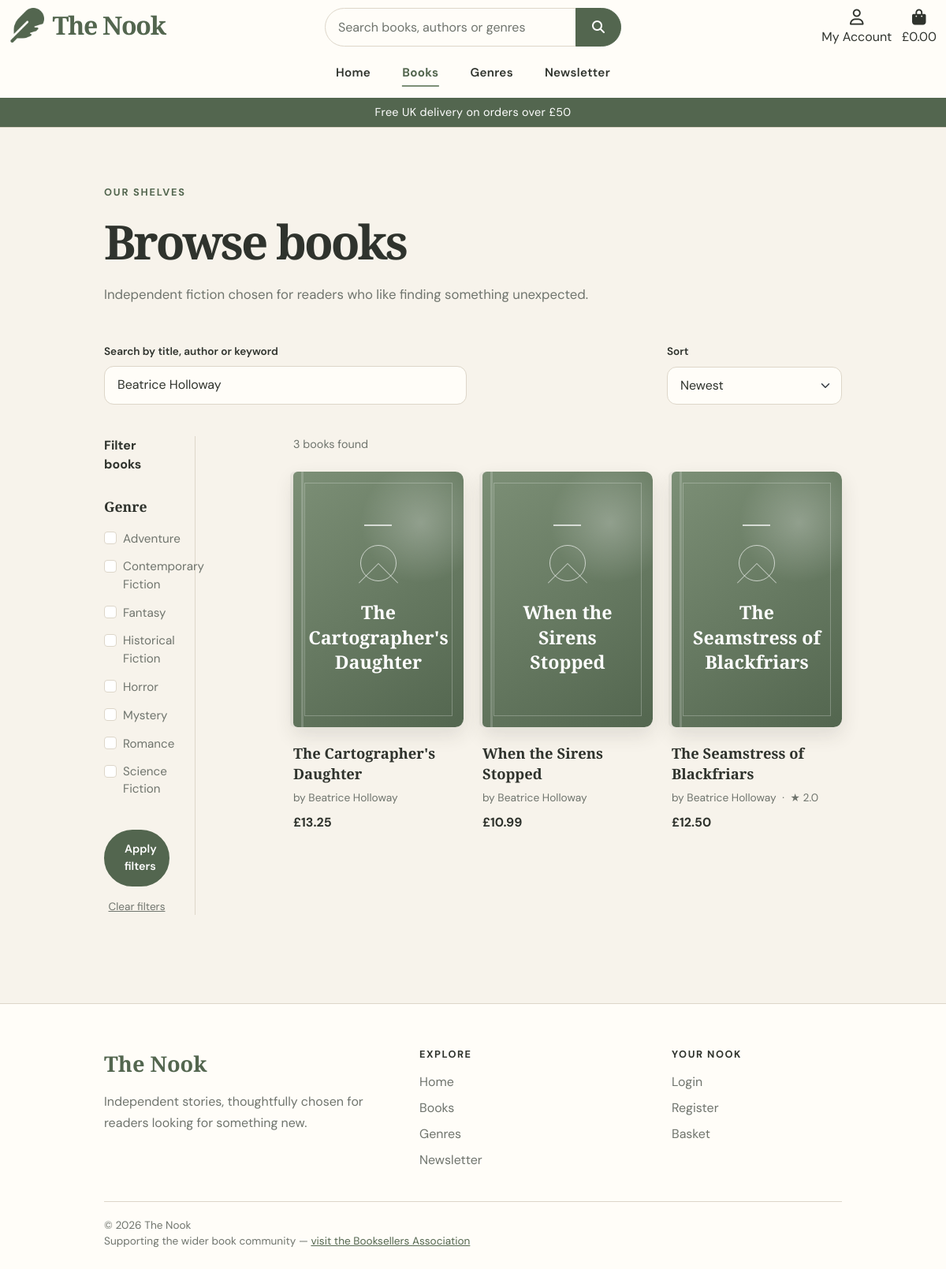
Page /books/?q=Beatrice Holloway on the committed database.
### books/models.py (models this page shows, shortened)
class Genre(models.Model):
    name = models.CharField(
        max_length=100,
        unique=True
    )
    description = models.TextField(
        blank=True
    )
    class Meta:
        ordering = ['name']

class Book(models.Model):
    class Status(models.TextChoices):
        DRAFT = 'draft', 'Draft'
        PENDING = 'pending', 'Pending approval'
        APPROVED = 'approved', 'Approved'
        REJECTED = 'rejected', 'Rejected'
    author = models.ForeignKey(
        AuthorProfile,
        on_delete=models.PROTECT,
        related_name='books'
    )
    genre = models.ForeignKey(
        Genre,
        on_delete=models.SET_NULL,
        null=True,
        blank=True,
        related_name='books'
    )
    title = models.CharField(
        max_length=255
    )
    isbn = models.CharField(
        max_length=20,
        unique=True,
        null=True,
        blank=True
    )
    description = models.TextField()
    price = models.DecimalField(
        max_digits=8,
        decimal_places=2
    )
    publication_date = models.DateField(
        null=True,
        blank=True
    )
    cover_image = models.ImageField(
        upload_to='books/',
        null=True,
        blank=True
    )
    stock_quantity = models.PositiveIntegerField(
        default=0
    )
    is_featured = models.BooleanField(
        default=False
    )
    is_active = models.BooleanField(
        default=True
    )
    status = models.CharField(
        max_length=10,
        choices=Status.choices,
        default=Status.DRAFT
    )
    rejection_reason = models.TextField(
        blank=True
    )
    reviewed_by = models.ForeignKey(
        settings.AUTH_USER_MODEL,
        on_delete=models.SET_NULL,
        null=True,
        blank=True,
        related_name='reviewed_books'
    )
    reviewed_at = models.DateTimeField(
        null=True,
        blank=True
    )
    created_at = models.DateTimeField(
        auto_now_add=True
    )
    updated_at = models.DateTimeField(
        auto_now=True
    )
    class Meta:
        ordering = ['title']

### authors/models.py (models this page shows)
class AuthorProfile(models.Model):
    user = models.OneToOneField(
        settings.AUTH_USER_MODEL,
        on_delete=models.SET_NULL,
        null=True,
        blank=True,
        related_name='author_profile'
    )
    display_name = models.CharField(
        max_length=150
    )
    bio = models.TextField(
        blank=True
    )
    website = models.URLField(
        blank=True
    )
    profile_image = models.ImageField(
        upload_to='authors/',
        null=True,
        blank=True
    )
    is_approved = models.BooleanField(
        default=False
    )
    created_at = models.DateTimeField(
        auto_now_add=True
    )
    updated_at = models.DateTimeField(
        auto_now=True
    )
    class Meta:
        ordering = ['display_name']
    def __str__(self):
        return self.display_name

### books/views.py (the view)
def book_list(request):
    books = (
        Book.objects
        .filter(
            is_active=True,
            status=Book.Status.APPROVED
        )
        .select_related('author', 'genre')
        .annotate(
            average_rating=Avg(
                'reviews__rating',
                filter=Q(reviews__is_approved=True)
            )
        )
    )
    genres = Genre.objects.all()
    search_term = request.GET.get('q', '').strip()
    selected_genres = request.GET.getlist('genre')
    sort = request.GET.get('sort', 'newest')
    show_filters = request.GET.get('show_filters') == '1'
    if search_term:
        books = books.filter(
            Q(title__icontains=search_term)
            | Q(description__icontains=search_term)
            | Q(author__display_name__icontains=search_term)
        )
    if selected_genres:
        books = books.filter(
            genre__id__in=selected_genres
        )
    if sort == 'price_low':
        books = books.order_by('price')
    elif sort == 'price_high':
        books = books.order_by('-price')
    elif sort == 'title':
        books = books.order_by('title')
    elif sort == 'rating':
        books = books.order_by('-average_rating')
    else:
        books = books.order_by('-created_at')
    context = {
        'books': books,
        'genres': genres,
        'search_term': search_term,
        'selected_genres': selected_genres,
        'current_sort': sort,
        'show_filters': show_filters,
    }
    return render(
        request,
        'books/book_list.html',
        context
    )

### books/templates/books/book_list.html (shortened to what this page needs)
{% extends "base.html" %}
{% load static %}
{% block content %}
<section class="catalogue-page">
    <div class="container">
        <div class="catalogue-heading">
            <p class="section-eyebrow">
                Our shelves
            </p>
            <h1 class="catalogue-title logo-font">
                Browse books
            </h1>
            <p class="catalogue-intro">
                Independent fiction chosen for readers who like
                finding something unexpected.
            </p>
        </div>
        <form
            method="GET"
            action="{% url 'book_list' %}"
            class="catalogue-controls">
            <div class="row g-3 align-items-end">
                <div class="col-12 col-lg-6">
                    <label
                        for="catalogue-search"
                        class="catalogue-label">
                        Search by title, author or keyword
                    </label>
                    <input
                        id="catalogue-search"
                        class="form-control catalogue-search"
                        type="search"
                        name="q"
                        value="{{ search_term }}"
                        placeholder="Search The Nook">
                </div>
                <div class="col-7 col-lg-3">
                    <label
                        for="catalogue-sort"
                        class="catalogue-label">
                        Sort
                    </label>
                    <select
                        id="catalogue-sort"
                        class="form-select catalogue-sort"
                        name="sort">
                        <option
                            value="newest"
                            {% if current_sort == 'newest' %}
                                selected
                            {% endif %}>
                            Newest
                        </option>
                    </select>
                </div>
            </div>
            <div class="row catalogue-content">
                <aside
                    id="catalogue-filters"
                    class="col-12 col-lg-2
                    collapse{% if show_filters %} show{% endif %}
                    d-lg-block catalogue-sidebar">
                    <div class="catalogue-filter-inner">
                        <p class="catalogue-filter-title">
                            Filter books
                        </p>
                        <fieldset>
                            <legend>
                                Genre
                            </legend>
                            {% for genre in genres %}
                                <div class="form-check">
                                    <input
                                        class="form-check-input"
                                        type="checkbox"
                                        name="genre"
                                        value="{{ genre.id }}"
                                        id="genre-{{ genre.id }}"
                                        >
                                    <label
                                        class="form-check-label"
                                        for="genre-{{ genre.id }}">
                                        {{ genre.name }}
                                    </label>
                                </div>
                            {% empty %}
                                <p class="catalogue-muted">
                                    No genres available yet.
                                </p>
                            {% endfor %}
                        </fieldset>
                        <button
                            type="submit"
                            class="btn nook-primary-button catalogue-apply">
                            Apply filters
                        </button>
                        {% if search_term or selected_genres %}
                            <a
                                href="{% url 'book_list' %}"
                                class="catalogue-clear">
                                Clear filters
                            </a>
                        {% endif %}
                    </div>
                </aside>
                <div class="col-12 col-lg-9 offset-lg-1">
                    <p class="catalogue-results-count">
                        {{ books|length }}
                        {% if books|length == 1 %}
                            book found
                        {% else %}
                            books found
                        {% endif %}
                    </p>
                    <div class="row g-4">
                        {% for book in books %}
                            <div class="col-6 col-md-4">
                                <article class="book-card">
                                    <a
                                        href="{% url 'book_detail' book.id %}"
                                        class="book-cover-link">
                                        {% if book.cover_image %}
                                            <img
                                                src="{{ book.cover_image.url }}"
                                                alt="Cover of {{ book.title }}"
                                                class="book-cover">
                                        {% else %}
                                            <div class="book-cover book-cover-placeholder">
                                                <span class="placeholder-line"></span>
                                                <span class="placeholder-circle"></span>
                                                <span class="placeholder-title logo-font">
                                                    {{ book.title }}
                                                </span>
                                            </div>
                                        {% endif %}
                                    </a>
                                    <div class="book-card-body">
                                        <h2 class="book-card-title logo-font">
                                            <a href="{% url 'book_detail' book.id %}">
                                                {{ book.title }}
                                            </a>
                                        </h2>
                                        <p class="book-card-meta">
                                            by {{ book.author }}
                                            {% if book.average_rating %}
                                                <span aria-hidden="true">
                                                    ·
                                                </span>
                                                <span
                                                    aria-label="
                                                    Rating:
                                                    {{ book.average_rating|floatformat:1 }}
                                                    out of 5">
                                                    ★
                                                    {{ book.average_rating|floatformat:1 }}
                                                </span>
                                            {% endif %}
                                        </p>
                                        <p class="book-card-price">
                                            £{{ book.price }}
                                        </p>
                                    </div>
                                </article>
                            </div>
                        {% endfor %}
                    </div>
                </div>
            </div>
        </form>
    </div>
</section>
{% endblock %}

### rows in the picture
Genre: name "Adventure"
Genre: name "Contemporary Fiction"
Genre: name "Fantasy"
Genre: name "Historical Fiction"
Genre: name "Horror"
Genre: name "Mystery"
Genre: name "Romance"
Genre: name "Science Fiction"
Book: title "The Cartographer's Daughter", author "Beatrice Holloway", price "13.25"
Book: title "When the Sirens Stopped", author "Beatrice Holloway", price "10.99"
Book: title "The Seamstress of Blackfriars", author "Beatrice Holloway", average_rating "2.0", price "12.50"

### other values in the picture
{{ free_delivery_threshold }} "50"
{{ books|length }} "3"
